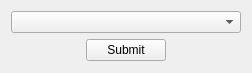
<?xml version="1.0" encoding="UTF-8"?>
<ui version="4.0">
 <class>Form</class>
 <widget class="QWidget" name="Form">
  <property name="geometry">
   <rect>
    <x>0</x>
    <y>0</y>
    <width>252</width>
    <height>73</height>
   </rect>
  </property>
  <property name="windowTitle">
   <string>Form</string>
  </property>
  <layout class="QGridLayout" name="gridLayout_2">
   <item row="0" column="0">
    <layout class="QVBoxLayout" name="verticalLayout">
     <item>
      <widget class="QComboBox" name="rolesComboBox"/>
     </item>
     <item alignment="Qt::AlignHCenter">
      <widget class="QPushButton" name="submitButton">
       <property name="sizePolicy">
        <sizepolicy hsizetype="Maximum" vsizetype="Fixed">
         <horstretch>0</horstretch>
         <verstretch>0</verstretch>
        </sizepolicy>
       </property>
       <property name="text">
        <string>Submit</string>
       </property>
      </widget>
     </item>
    </layout>
   </item>
  </layout>
 </widget>
 <resources/>
 <connections/>
</ui>
